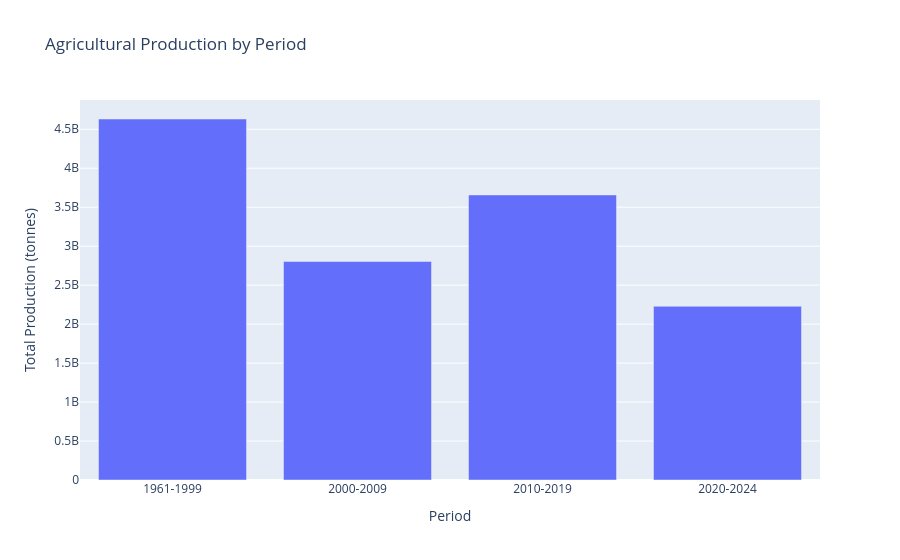

Notebook cell for this chart:
### Code cell
fig = px.bar(
    period_production,
    x="Period",
    y="Production",
    title="Agricultural Production by Period",
    labels={
        "Period": "Period",
        "Production": "Total Production (tonnes)"
    }
)

fig.show()

### Figure 1 — Plotly figure (JSON) as saved in the notebook; plotly's stock layout.template omitted (floating-point values rounded to 4 significant figures)
{"data": [{"hovertemplate": "Period=%{x}<br>Total Production (tonnes)=%{y}<extra></extra>", "legendgroup": "", "marker": {"color": "#636efa", "pattern": {"shape": ""}}, "name": "", "orientation": "v", "showlegend": false, "textposition": "auto", "type": "bar", "x": ["1961-1999", "2000-2009", "2010-2019", "2020-2024"], "xaxis": "x", "y": [4632000000.0, 2804000000.0, 3658000000.0, 2229000000.0], "yaxis": "y"}], "layout": {"barmode": "relative", "legend": {"tracegroupgap": 0}, "title": {"text": "Agricultural Production by Period"}, "xaxis": {"anchor": "y", "domain": [0, 1], "title": {"text": "Period"}}, "yaxis": {"anchor": "x", "domain": [0, 1], "title": {"text": "Total Production (tonnes)"}}}}
